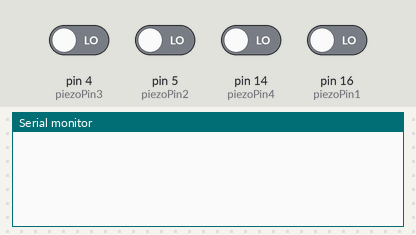
This sketch was run on a simulated Arduino Uno, built with avr-gcc and run on an emulated ATmega328P. Shown: the last lines printed to the serial monitor. The inputs (shaded band) are chosen by the test bench; at power-on: pin 4 (piezoPin3), pin 5 (piezoPin2), pin 14 (piezoPin4), pin 16 (piezoPin1) LOW.

Above: at 1.2 s.
1.3 s: pin 4 (piezoPin3) driven HIGH
At 1.41 s:
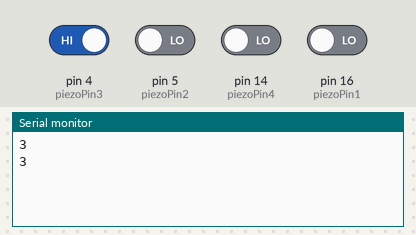
3.2 s: pin 5 (piezoPin2) driven HIGH
At 3.21 s:
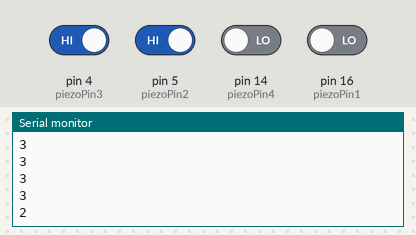
4.7 s: pin 14 (piezoPin4) driven HIGH
At 4.81 s:
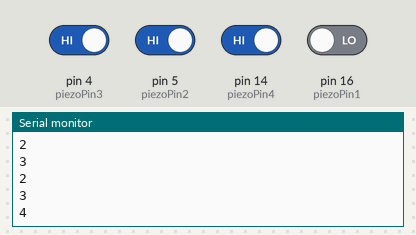
6.2 s: pin 16 (piezoPin1) driven HIGH
At 6.41 s:
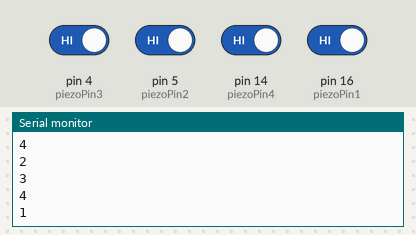
Timing chart, 0 to 8.7 s (numbered marks = the images above; inputs shaded):
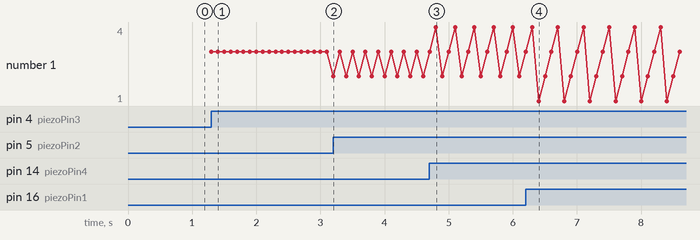

The sketch:

sketch_aug04a.ino
```cpp
// Los pines donde están conectados los piezos
const int piezoPin1 = 16;
const int piezoPin2 = 5;
const int piezoPin3 = 4;
const int piezoPin4 = 14;

void setup() {
  pinMode(piezoPin1, INPUT);
  pinMode(piezoPin2, INPUT);
  Serial.begin(115200);  // Iniciar la comunicación serial a 115200 baudios
}

void loop() {
  // Detectar si el piezo en pin1 está presionado
  if (digitalRead(piezoPin1) == HIGH) {
    Serial.println("1");
    delay(100);  // Debounce
  }
  // Detectar si el piezo en pin1 está presionado
  if (digitalRead(piezoPin2) == HIGH) {
    Serial.println("2");
    delay(100);  // Debounce
  }
  // Detectar si el piezo en pin1 está presionado
  if (digitalRead(piezoPin3) == HIGH) {
    Serial.println("3");
    delay(100);  // Debounce
  }
  // Detectar si el piezo en pin1 está presionado
  if (digitalRead(piezoPin4) == HIGH) {
    Serial.println("4");
    delay(100);  // Debounce
  }
}
```

Measured:
- after the input at 1.3 s, the serial monitor: prints a new line at once (image 1)
- after the input at 3.2 s, the serial monitor: prints a new line at once (image 2)
- after the input at 4.7 s, the serial monitor: prints a new line after 0.10 s (image 3)
- after the input at 6.2 s, the serial monitor: prints a new line after 0.20 s (image 4)
- plotted number 1: 3 → 2 after the input at 3.2 s
